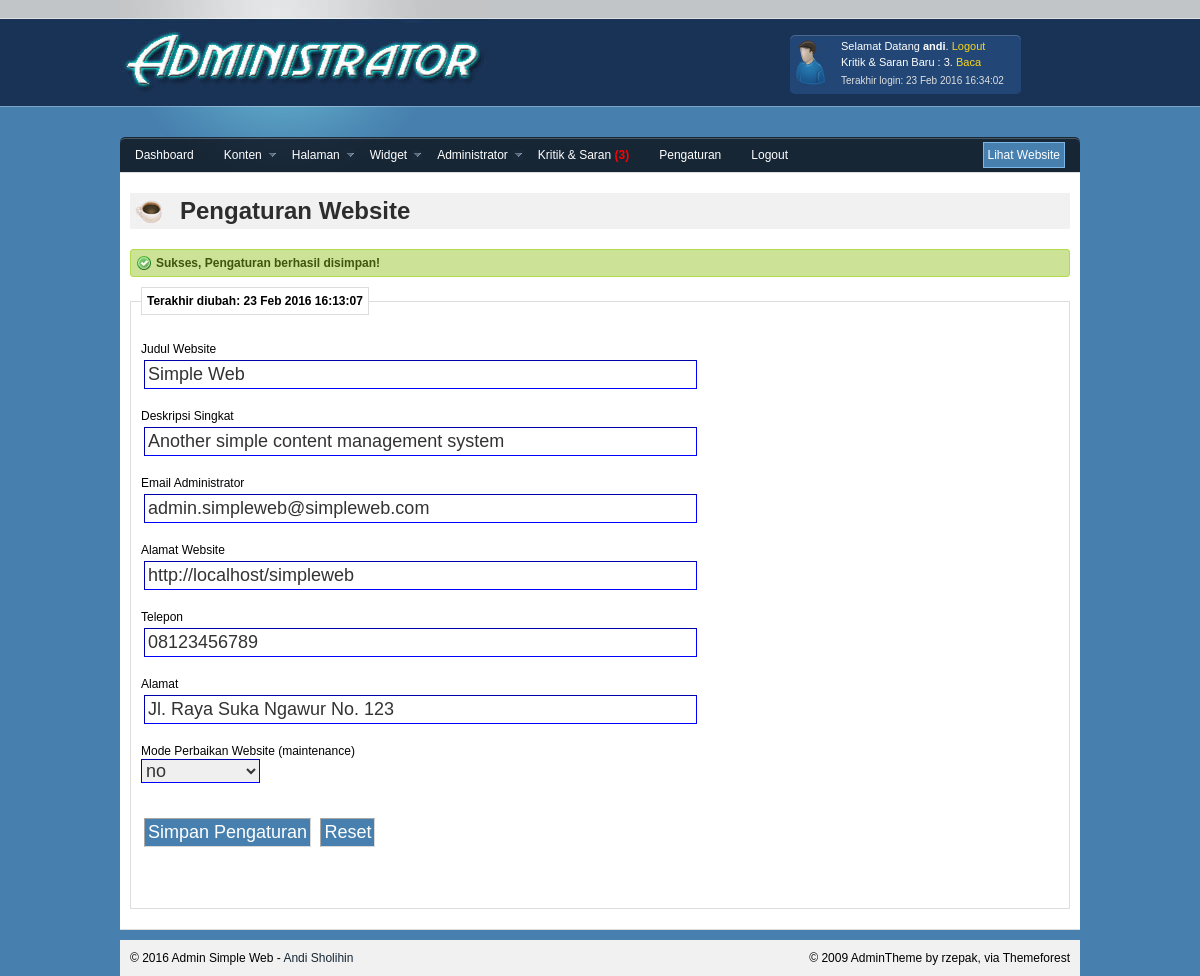
The page /myadmin/index.php?hal=set&status=1 (signed in) on the database its author committed.
### tables this page shows
CREATE TABLE `setting` (
  `id_setting` tinyint(1) NOT NULL,
  `judul_web` varchar(100) NOT NULL,
  `deskripsi_web` varchar(100) NOT NULL,
  `email_admin` varchar(100) NOT NULL,
  `url_web` varchar(100) NOT NULL,
  `telpon` varchar(30) DEFAULT NULL,
  `alamat` varchar(255) DEFAULT NULL,
  `maintenance` enum('yes','no') NOT NULL,
  `tgl_setting` datetime NOT NULL
);

### set/global.php (called while the page is built, shortened)
<?php
	$query = mysql_query("SELECT * FROM setting");
	if ($query) {
		$set = mysql_fetch_array($query);
		$judul_web = $set['judul_web'];
		$deskripsi = $set['deskripsi_web'];
		$email_admin = $set['email_admin'];
		$url_web = $set['url_web'];
		$tgl_setting = $set['tgl_setting'];
		$telpon = $set['telpon'];
		$alamat = $set['alamat'];
		$maintenance = $set['maintenance'];
	}
?>

### set/config.php (called while the page is built, shortened)
<?php
	require_once("global.php");
?>

### myadmin/pengaturan.php (the view, shortened to what this page needs)
<div class="section">
<div class="ico_mug"><h1>Pengaturan Website <?php $judul_web; ?></h1></div>
<?php
			if(isset($_GET['status']) && $_GET['status']=="1"){
			?>
			<div id="success" class="info_div"><span class="ico_success">Sukses, Pengaturan berhasil disimpan!</span></div>
			<?php
			}else if(isset($_GET['status']) && $_GET['status']=="0"){
			?>
			<div id="fail" class="info_div"><span class="ico_cancel">Error, ada kesalahan saat menyimpan Pengaturan!</span></div>
			<?php
			}
			?>
<fieldset>
	<legend><b>Terakhir diubah: <?php echo date("d M Y H:i:s", strtotime($tgl_setting)); ?></b></legend>
	<form name="form" id="form" action="atur.php" method="post" >
	<br />
	Judul Website<br />
	<input name="judul" type="text" value="<?php echo $judul_web; ?>" size="50" class="bb" />
	<br />
	<br />
	Deskripsi Singkat<br />
	<input name="deskripsi" type="text" value="<?php echo $deskripsi; ?>" size="50" class="bb" />
	<br />
	<br />
	Email Administrator<br />
	<input name="email" type="text" value="<?php echo $email_admin; ?>" size="50" class="bb" />
	<br />
	<br />
	Alamat Website<br />
	<input name="url" type="text" value="<?php echo $url_web; ?>" size="50" class="bb" />
	<br />
	<br />
	Telepon<br />
	<input name="telpon" type="text" value="<?php echo $telpon; ?>" size="50" class="bb" />
	<br />
	<br />
	Alamat<br />
	<input name="alamat" type="text" value="<?php echo $alamat; ?>" size="50" class="bb" />
	<br />
	<br />
	Mode Perbaikan Website (maintenance)<br />
	<select name="maintenance" id="maintenance" class="bb" >
	<?php if($maintenance=="yes"){?>
		<option>-Pilih Mode-</option>
		<option selected="selected">yes</option>
		<option>no</option>
	<?php }else{?>
		<option selected="selected">no</option>
	<?php } ?>
	</select><br /><br /><br />
	<input name="submit" class="simpan" type="submit" value="Simpan Pengaturan" />
	<input name="reset" class="simpan" type="reset" value="Reset" />
	</form>
	<br /><br /><br />
</fieldset>
</div>

### myadmin/css/style.css (style rules this page uses)
html, body, div, span, applet, object, iframe, p, blockquote, pre, a, abbr, acronym, address, big, cite, code, del, dfn, em, font, img, ins, kbd, q, s, samp, small, strike, strong, sub, sup, tt, var, b, u, i, center, dl, dt, dd, ol, ul, li, fieldset, form, label, legend, table, caption, tbody, tfoot, thead, tr, th, td { margin: 0; padding: 0; border: 0; outline: 0; font-size: 100%; vertical-align: baseline;background: transparent; }
body { line-height: 1; }
body { font-size:12px;font-family: Arial, Helvetica, sans-serif;color:#000;background:url(../img/bg.jpg) repeat-x #4780ae;line-height:16px; }
h1 { color:#2d2d2d;padding:0px;margin:0px;margin-top:10px;padding:10px; }
input { padding:3px;border-left:1px solid #a8a8a8;border-top:1px solid #a8a8a8;border-right:1px solid #d8d8d8;border-bottom:1px solid #d8d8d8;-moz-border-radius:3px;margin:3px; }
fieldset { border:1px solid #ddd;padding:10px;background:#fff;margin:10px 0px; }
legend { border:1px solid #ddd;padding:5px;background:#fff; }
.section,.panel,#shortcuts,#chart,.quickview { background:#fff;padding:10px;border-top:1px solid #ddd;border-bottom:1px solid #ddd;-moz-border-radius:3px; }
.section { margin:0px; }
.ico_mug { background:url(../img/ico_mug.jpg) no-repeat 5px center #f1f1f1; padding-left:40px;margin-bottom:20px; }
.ico_success { padding-left:20px;background:url(../img/success.jpg) no-repeat left center }
.info_div { cursor:pointer; }
.bb { font-size:18px; color:#333333; border:1px #0000FF inset; }
.simpan { background-color:#4780AE; color:#FFFFFF; font-size:18px; cursor:pointer; }
#success { margin:-px 0px;border:1px solid #b2dc4d;color:#40550d;font-family:"Arial", Arial, sans-serif;font-size:12px;background:#cce297;font-weight:700;padding:5px;-moz-border-radius:3px;-webkit-border-radius: 3px; }

### rows shown on the page
setting: tgl_setting "23 Feb 2016 16:13:07", judul "Simple Web", deskripsi "Another simple content management system", email "admin.simpleweb@simpleweb.com", url "http://localhost/simpleweb", telpon "08123456789", alamat "Jl. Raya Suka Ngawur No. 123", maintenance "no"

### other values the page prints
$_SESSION['username'] "andi"
$pesan[baru] "3"
date("d M Y H:i:s", strtotime($_SESSION['last'])) "23 Feb 2016 16:34:02"
